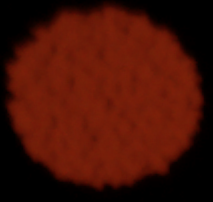
#> input picture alignment_templates/alignment_marker_A.tif, 213 x 202 px
$ python -i fluorescent_detect_13_spots.py   (imports and definitions only)
#> lines starting #> are read from the running program, lines starting #| are printed output that depends on the picture
'''
HOW THIS PROGRAM WORKS ON A HIGH LEVEL:


1. First it crops the image to our specified dimensions, to which right now it is set to 1670x1600 -> width x height

2. Then it uses template matching in order to find the top two alignment markers, and using the points
of the alignment markers, it rotates the image.

3. Then it shifts the image to where the first alignment marker, Alignment Marker A, is at the spot we
need it to be now that the image is upright and oriented correctly. In our case, we want that alignment
marker A to be at the point (296, 291). Once the image is aligned, we then know where the other points are
because of the predefined grid that we made.


4. Once the image is aligned, we make a mask for each individual circle, and multiply (element-wise) it by the original
image to create a new image that outside of the mask, it is completely black (matrix value of 0) We calculate
the average light intensity by taking the sum of the image value (inside the mask, the values will remain
their original values) divided by the sum of the mask
(this is essentially just the area of the circle because inside the mask,
there are only 1's and outside it there are only 0's)

We repeat this process for every image in the fluorescent/ directory, which houses all our images that need analysis

'''


'''

Zach's notes:

Apply rotation matrix directly to the x&y map points that I already have

Use corner detection and compare time usage compared to templates

Save the processed images (the ones with the circles drawn on top of them) so that we can troubleshoot


'''


import cv2
import numpy as np
import math
import copy

#This is for reading the images that are in the fluorescent/ directory
from os import listdir
from os.path import isfile, join


IMGLOBAL = "hey"


# [10 lines left out: function cropImage, not called in this run]


def matchTemplate(image, template):
    '''
    This function finds the alignment markers which our program uses to correctly orient the image to our grid
    If we changed our template to another value, we would simply add the option to our dictionary and the add
    the image to our flurorescent_templates directory

    :param image: image to match template to
    :param template: input option to determine the template to use
    :return:
    '''


    template_dictionary = {
        'template_A': 'alignment_marker_A.tif',
        'template_B': 'alignment_marker_B.tif',
        'template_C': 'alignment_marker_C.tif',
        'template_D': 'alignment_marker_D.tif'
    }


    template = cv2.imread('alignment_templates/' + template_dictionary[template], cv2.IMREAD_GRAYSCALE)

    gray_image = cv2.cvtColor(image, cv2.COLOR_BGR2GRAY)

    w,h = template.shape[::-1]

    result = cv2.matchTemplate(gray_image, template, cv2.TM_CCOEFF_NORMED)

    min_val, max_val, min_loc, max_loc = cv2.minMaxLoc(result)

    top_left = max_loc
    bottom_right = (top_left[0] + w, top_left[1] + h)


    deltaX = bottom_right[0] - top_left[0]
    deltaY = bottom_right[1] - top_left[1]
    midXPoint = top_left[0] + deltaX//2
    midYPoint = top_left[1] + deltaY//2


    #cv2.rectangle(image, top_left, bottom_right, 255, 2)
    #cv2.circle(image, (midXPoint, midYPoint), 80, (255, 255, 0), 2)
    #cv2.circle(image, (midXPoint, midYPoint), 2, (255, 255, 0), 2)


    return (midXPoint, midYPoint)


def findAngle(alignA, alignB):
    '''

    This function finds the corresponding angle between the two top alignment markers, and also returns which
     direction they should be turned to be on the same axis.
    I could probably remake this to just return either a positive or negative angle, but this works for now
    -----> RETURNS ANGLE IN DEGREES <-----

    :param alignA: alignment marker A
    :param alignB: alignment marker B
    :return: angleINDEGREES

    '''

    deltaX = abs(int(alignA[0]) - int(alignB[0]))
    deltaY = int(alignA[1]) - int(alignB[1])

    if (deltaY) >= 0:
        direction = "CW"
    else:
        direction = "CCW"

    deltaY = abs(deltaY)

    angleToRotate = math.atan(deltaY/deltaX)

    if direction == "CW":
        angleToRotate = -1 * angleToRotate * (180/math.pi)
    else:
        angleToRotate = angleToRotate * (180/math.pi)

    return angleToRotate


def rotateAndScale(img, scaleFactor = 1, degreesCCW = 0):
    '''
    :param img: the image that will get rotated and returned
    :param scaleFactor: option to enlarge, we always use at 1
    :param degreesCCW: DEGREES NOT RADIANS to rotate CCW. Neg value will turn CW
    :return: rotated image
    '''
    #Apply M directly to points of x and y


    (oldY,oldX) = (img.shape[0], img.shape[1]) #note: numpy uses (y,x) convention but most OpenCV functions use (x,y)
    M = cv2.getRotationMatrix2D(center=(oldX/2,oldY/2), angle=degreesCCW, scale=scaleFactor) #rotate about center of image.
    #print(np.shape(M))
    #choose a new image size.
    newX,newY = oldX*scaleFactor,oldY*scaleFactor
    #include this if you want to prevent corners being cut off
    r = np.deg2rad(degreesCCW)
    newX,newY = (abs(np.sin(r)*newY) + abs(np.cos(r)*newX),abs(np.sin(r)*newX) + abs(np.cos(r)*newY))

    #the warpAffine function call, below, basically works like this:
    # 1. apply the M transformation on each pixel of the original image
    # 2. save everything that falls within the upper-left "dsize" portion of the resulting image.

    #So I will find the translation that moves the result to the center of that region.
    (tx,ty) = ((newX-oldX)/2,(newY-oldY)/2)
    M[0,2] += tx #third column of matrix holds translation, which takes effect after rotation.
    M[1,2] += ty

    rotatedImg = cv2.warpAffine(img, M, dsize=(int(newX), int(newY)))

    return rotatedImg


def shiftBy(deltaX, deltaY, img):
    '''
    If delta values are negative, the translation matrix will move it the correct direction,
    so we dont have to worry about the negative values
    :param deltaX: shift by this delta x
    :param deltaY: shift by this delta y
    :param img: image to shift
    :return: shifted image
    '''

    num_rows, num_cols = img.shape[:2]

    translation_matrix = np.float32([ [1,0,deltaX], [0,1,deltaY] ])
    img_translation = cv2.warpAffine(img, translation_matrix, (num_cols, num_rows))

    return img_translation


def alignImage(image):
    '''
    This function combines the shiftBy function and the rotateImage function into one.
    Essentially places our image on our predetermined grid. First it rotates the image,
    and then it finds the new coordinates for Alignment Marker A. Using these new coordinates,
    it shifts the entire image such that the new Alignment Marker A coordinates are in the spot we want them to be.

    FOR THIS SETUP, WE WANT ALIGNMENT MARKER A TO BE ON COORDINATES: -> (296, 291)

    :param image: image to be aligned
    :return: shifted and rotated image
    '''


    # Rotates the image
    alignA = matchTemplate(image, "template_A")
    alignB = matchTemplate(image, "template_B")
    angle = findAngle(alignA, alignB)
    rotated_image = rotateAndScale(image, 1, angle)

    # Shifts the image
    new_alignA = matchTemplate(rotated_image, "template_A")
    alignAX = new_alignA[0]
    alignAY = new_alignA[1]

    shifted_and_rotated = shiftBy(296 - alignAX, 291 - alignAY, rotated_image)


    return shifted_and_rotated


# [174 lines left out: functions drawCirclesAndLabels, create_circular_mask, findAverageLightIntensity, findAllCircleAveragesFor, averagesOfAllImages, main, not called in this run]


# [2 lines not run here, left out]


'''
This is a list of where all the circles are located in our fixed grid. This is how I originally found them
This is now irrelevant, but here for reference

cv2.circle(aligned_image, (690, 440), 60, (255, 155, 70), 2)
cv2.circle(aligned_image, (985, 440), 60, (255, 155, 70), 2)

cv2.circle(aligned_image, (445, 665), 60, (255, 155, 70), 2)
cv2.circle(aligned_image, (690, 665), 60, (255, 155, 70), 2)
cv2.circle(aligned_image, (985, 665), 60, (255, 155, 70), 2)
cv2.circle(aligned_image, (1225, 665), 60, (255, 155, 70), 2)

cv2.circle(aligned_image, (835, 800), 60, (255, 155, 70), 2)

cv2.circle(aligned_image, (445, 935), 60, (255, 155, 70), 2)
cv2.circle(aligned_image, (690, 935), 60, (255, 155, 70), 2)
cv2.circle(aligned_image, (985, 935), 60, (255, 155, 70), 2)
cv2.circle(aligned_image, (1225, 935), 60, (255, 155, 70), 2)

cv2.circle(aligned_image, (690, 1170), 60, (255, 155, 70), 2)
cv2.circle(aligned_image, (985, 1170), 60, (255, 155, 70), 2)
'''

>>> import cv2
>>> picture = cv2.imread('alignment_templates/alignment_marker_A.tif')
#> picture is the input picture: shape (202, 213, 3); mean B, G, R 5.3, 17.1, 72.1
>>> result = alignImage(picture)
#> in matchTemplate, `template = cv2.imread('alignment_templates/' + template_dictionary[tem..`:
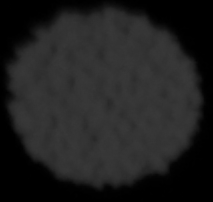
#> template: shape (202, 213); min 0, max 58, mean 32.2
#> in matchTemplate, `result = cv2.matchTemplate(gray_image, template, cv2.TM_CCOEFF_NORMED)`: result = [1]
#> in matchTemplate, `min_val, max_val, min_loc, max_loc = cv2.minMaxLoc(result)`: min_val = 1; min_loc = (0, 0)
#> in matchTemplate, `bottom_right = (top_left[0] + w, top_left[1] + h)`: bottom_right = (213, 202)
#> in matchTemplate, `deltaX = bottom_right[0] - top_left[0]`: deltaX = 213
#> in matchTemplate, `deltaY = bottom_right[1] - top_left[1]`: deltaY = 202
#> in matchTemplate, `midXPoint = top_left[0] + deltaX//2`: midXPoint = 106
#> in matchTemplate, `midYPoint = top_left[1] + deltaY//2`: midYPoint = 101
#> in alignImage, `alignA = matchTemplate(image, "template_A")`: alignA = (106, 101)
#> call 2 of matchTemplate, with template = 'template_B'
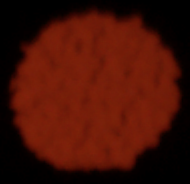
#> input picture alignment_templates/alignment_marker_B.tif, 190 x 184 px
#> in matchTemplate (call 2), `template = cv2.imread('alignment_templates/' + template_dictionary[tem..`:
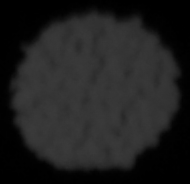
#> template: shape (184, 190); min 0, max 60, mean 31.5
#> in matchTemplate (call 2), `min_val, max_val, min_loc, max_loc = cv2.minMaxLoc(result)`: min_val = 0.696; max_val = 0.792; min_loc = (0, 18); max_loc = (6, 5)
#> in matchTemplate (call 2), `bottom_right = (top_left[0] + w, top_left[1] + h)`: bottom_right = (196, 189)
#> in matchTemplate (call 2), `deltaX = bottom_right[0] - top_left[0]`: deltaX = 190
#> in matchTemplate (call 2), `deltaY = bottom_right[1] - top_left[1]`: deltaY = 184
#> in matchTemplate (call 2), `midXPoint = top_left[0] + deltaX//2`: midXPoint = 101
#> in matchTemplate (call 2), `midYPoint = top_left[1] + deltaY//2`: midYPoint = 97
#> in alignImage, `alignB = matchTemplate(image, "template_B")`: alignB = (101, 97)
#> in findAngle, `deltaX = abs(int(alignA[0]) - int(alignB[0]))`: deltaX = 5
#> in findAngle, `deltaY = int(alignA[1]) - int(alignB[1])`: deltaY = 4
#> in findAngle, `angleToRotate = math.atan(deltaY/deltaX)`: angleToRotate = 0.675
#> in findAngle, `angleToRotate = -1 * angleToRotate * (180/math.pi)`: angleToRotate = -38.66
#> in rotateAndScale, `M = cv2.getRotationMatrix2D(center=(oldX/2,oldY/2), angle=degreesCCW, ..`: M = [[0.781, -0.625, 86.43], [0.625, 0.781, -44.4]]
#> in rotateAndScale, `r = np.deg2rad(degreesCCW)`: r = -0.675
#> in rotateAndScale, `newX,newY = (abs(np.sin(r)*newY) + abs(np.cos(r)*newX),abs(np.sin(r)*n..`: newX = 292.5; newY = 290.8
#> in rotateAndScale, `(tx,ty) = ((newX-oldX)/2,(newY-oldY)/2)`: tx = 39.76; ty = 44.4
#> in rotateAndScale, `rotatedImg = cv2.warpAffine(img, M, dsize=(int(newX), int(newY)))`:
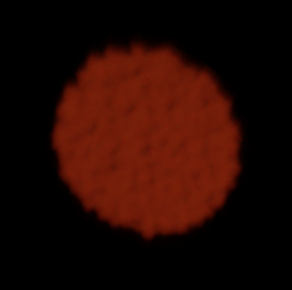
#> rotatedImg: shape (290, 292, 3); mean B, G, R 2.7, 8.7, 36.6
#> call 3 of matchTemplate, with template = 'template_A'
#> in matchTemplate (call 3), `gray_image = cv2.cvtColor(image, cv2.COLOR_BGR2GRAY)`:
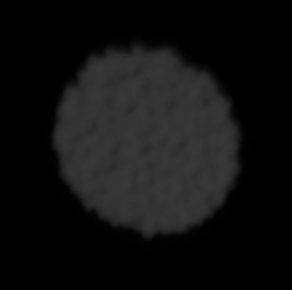
#> gray_image: shape (290, 292); min 0, max 58, mean 16.4
#> in matchTemplate (call 3), `result = cv2.matchTemplate(gray_image, template, cv2.TM_CCOEFF_NORMED)`:
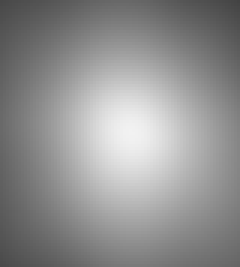
#> result: shape (89, 80) float32 (shown 3 times larger); min 0.267, max 0.95, mean 0.568
#> in matchTemplate (call 3), `min_val, max_val, min_loc, max_loc = cv2.minMaxLoc(result)`: min_val = 0.267; max_val = 0.95; min_loc = (79, 0); max_loc = (43, 44)
#> in matchTemplate (call 3), `bottom_right = (top_left[0] + w, top_left[1] + h)`: bottom_right = (256, 246)
#> in matchTemplate (call 3), `deltaX = bottom_right[0] - top_left[0]`: deltaX = 213
#> in matchTemplate (call 3), `deltaY = bottom_right[1] - top_left[1]`: deltaY = 202
#> in matchTemplate (call 3), `midXPoint = top_left[0] + deltaX//2`: midXPoint = 149
#> in matchTemplate (call 3), `midYPoint = top_left[1] + deltaY//2`: midYPoint = 145
#> in alignImage, `new_alignA = matchTemplate(rotated_image, "template_A")`: new_alignA = (149, 145)
#> in alignImage, `alignAX = new_alignA[0]`: alignAX = 149
#> in alignImage, `alignAY = new_alignA[1]`: alignAY = 145
#> in shiftBy, `img_translation = cv2.warpAffine(img, translation_matrix, (num_cols, n..`:
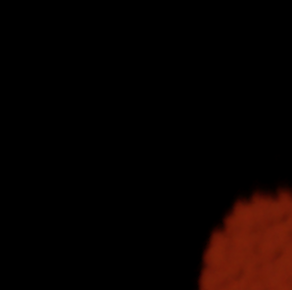
#> img_translation: shape (290, 292, 3); mean B, G, R 0.7, 2.3, 9.7
